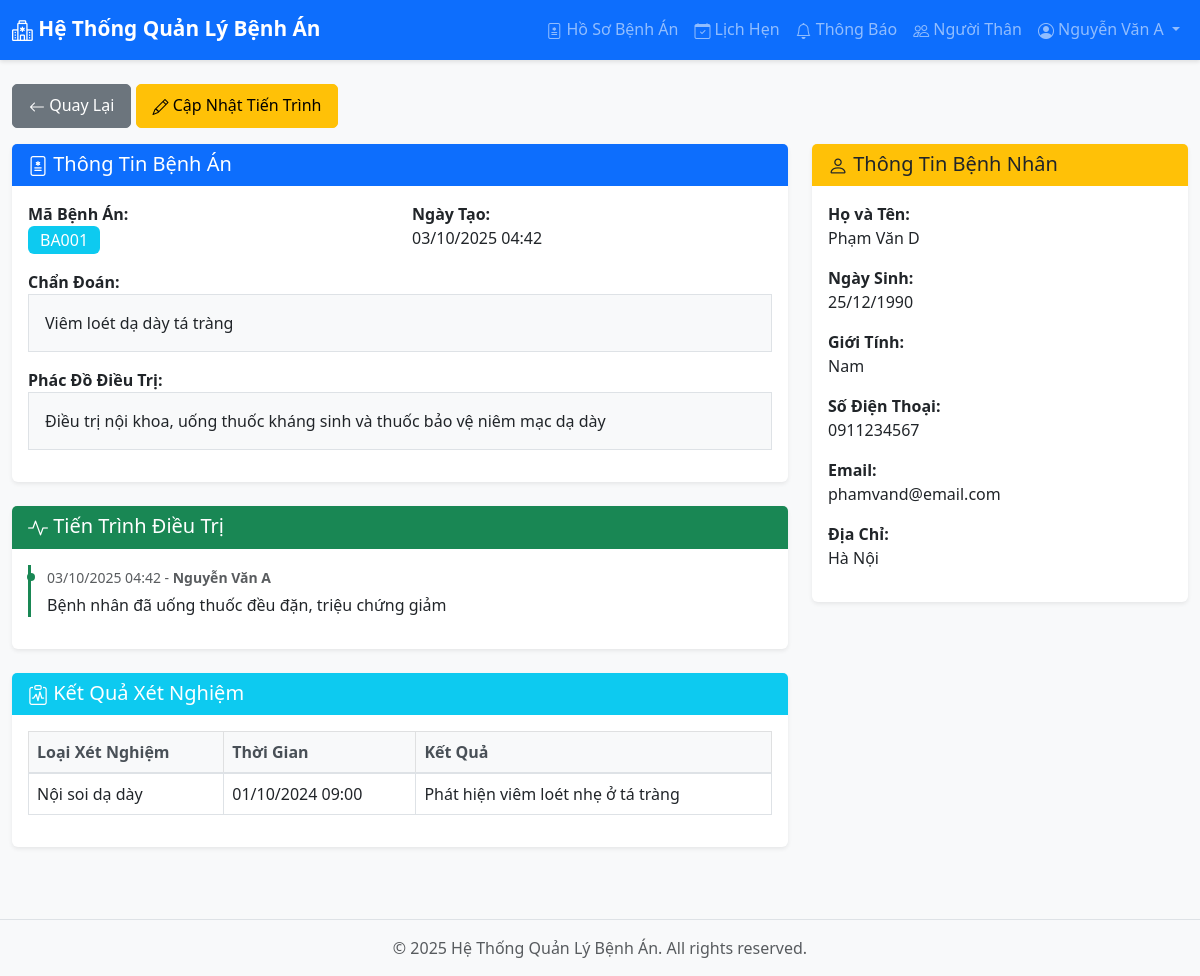
The app's page /modules/medical-records/view.php?id=1 (signed in) with its own data.
### tables this page shows
CREATE TABLE tien_trinh_dieu_tri (
    id INT AUTO_INCREMENT PRIMARY KEY,
    ho_so_benh_an_id INT NOT NULL,
    nguoi_cap_nhat INT,
    thoi_gian_cap_nhat DATETIME DEFAULT CURRENT_TIMESTAMP,
    ghi_chu TEXT,
    FOREIGN KEY (ho_so_benh_an_id) REFERENCES ho_so_benh_an(id),
    FOREIGN KEY (nguoi_cap_nhat) REFERENCES tai_khoan(id)
);

CREATE TABLE tai_khoan (
    id INT AUTO_INCREMENT PRIMARY KEY,
    ten_dang_nhap VARCHAR(100) UNIQUE NOT NULL,
    mat_khau VARCHAR(255) NOT NULL,
    email VARCHAR(255) UNIQUE,
    so_dien_thoai VARCHAR(20),
    ho_va_ten VARCHAR(255),
    ngay_sinh DATE,
    gioi_tinh ENUM('nam', 'nu', 'khac'),
    dia_chi VARCHAR(255),
    vai_tro ENUM('giam_doc', 'bac_si', 'nhan_vien', 'duoc_si', 'benh_nhan', 'nguoi_nha') NOT NULL,
    ngay_tao DATETIME DEFAULT CURRENT_TIMESTAMP,
    ngay_cap_nhat DATETIME DEFAULT CURRENT_TIMESTAMP ON UPDATE CURRENT_TIMESTAMP
);

CREATE TABLE ho_so_benh_an (
    id INT AUTO_INCREMENT PRIMARY KEY,
    benh_nhan_id INT NOT NULL,
    bac_si_id INT,
    ngay_tao DATETIME DEFAULT CURRENT_TIMESTAMP,
    ngay_cap_nhat DATETIME DEFAULT CURRENT_TIMESTAMP ON UPDATE CURRENT_TIMESTAMP,
    chan_doan TEXT,
    phac_do_dieu_tri TEXT,
    FOREIGN KEY (benh_nhan_id) REFERENCES benh_nhan(id),
    FOREIGN KEY (bac_si_id) REFERENCES bac_si(id)
);

CREATE TABLE benh_nhan (
    id INT AUTO_INCREMENT PRIMARY KEY,
    tai_khoan_id INT NOT NULL,
    ma_so_benh_an VARCHAR(50) UNIQUE,
    FOREIGN KEY (tai_khoan_id) REFERENCES tai_khoan(id)
);

CREATE TABLE thong_tin_xet_nghiem (
    id INT AUTO_INCREMENT PRIMARY KEY,
    ho_so_benh_an_id INT NOT NULL,
    loai_xet_nghiem VARCHAR(255),
    thoi_gian_xet_nghiem DATETIME,
    ket_qua TEXT,
    FOREIGN KEY (ho_so_benh_an_id) REFERENCES ho_so_benh_an(id)
);

### includes/functions.php (called while the page is built, shortened)
<?php
function isLoggedIn() {
    return isset($_SESSION['user_id']);
}
function getCurrentUser() {
    if (isLoggedIn()) {
        return [
            'id' => $_SESSION['user_id'] ?? null,
            'ten_dang_nhap' => $_SESSION['ten_dang_nhap'] ?? '',
            'ho_va_ten' => $_SESSION['ho_va_ten'] ?? '',
            'vai_tro' => $_SESSION['vai_tro'] ?? '',
            'email' => $_SESSION['email'] ?? ''
        ];
    }
    return null;
}
function formatDate($date, $format = 'd/m/Y') {
    return date($format, strtotime($date));
}
function formatDateTime($datetime, $format = 'd/m/Y H:i') {
    return date($format, strtotime($datetime));
}
?>

### config/Database.php (called while the page is built, shortened)
<?php
class Database {
    private $host = DB_HOST;
    private $db_name = DB_NAME;
    private $username = DB_USER;
    private $password = DB_PASS;
    private $charset = DB_CHARSET;
    private $conn = null;
    public function connect() {
        try {
            $dsn = "mysql:host={$this->host};dbname={$this->db_name};charset={$this->charset}";
            $options = [
                PDO::ATTR_ERRMODE => PDO::ERRMODE_EXCEPTION,
                PDO::ATTR_DEFAULT_FETCH_MODE => PDO::FETCH_ASSOC,
                PDO::ATTR_EMULATE_PREPARES => false,
            ];
            $this->conn = new PDO($dsn, $this->username, $this->password, $options);
            return $this->conn;
        } catch(PDOException $e) {
            echo "Lỗi kết nối: " . $e->getMessage();
            return null;
        }
    }
    public function query($sql, $params = []) {
        try {
            $stmt = $this->conn->prepare($sql);
            $stmt->execute($params);
            return $stmt;
        } catch(PDOException $e) {
            echo "Lỗi truy vấn: " . $e->getMessage();
            return false;
        }
    }
    public function fetchAll($sql, $params = []) {
        $stmt = $this->query($sql, $params);
        return $stmt ? $stmt->fetchAll() : [];
    }
    public function fetchOne($sql, $params = []) {
        $stmt = $this->query($sql, $params);
        return $stmt ? $stmt->fetch() : null;
    }
}
?>

### modules/medical-records/view.php (the view, shortened to what this page needs)
<?php
require_once '../../config/Database.php';
require_once '../../includes/functions.php';
$db = new Database();
$id = isset($_GET['id']) ? (int)$_GET['id'] : 0;
$sql = "SELECT
            hsba.*,
            bn.ma_so_benh_an,
            tk.ho_va_ten as ten_benh_nhan,
            tk.ngay_sinh,
            tk.gioi_tinh,
            tk.so_dien_thoai,
            tk.dia_chi,
            tk.email
        FROM ho_so_benh_an hsba
        JOIN benh_nhan bn ON hsba.benh_nhan_id = bn.id
        JOIN tai_khoan tk ON bn.tai_khoan_id = tk.id
        WHERE hsba.id = ?";
$record = $db->fetchOne($sql, [$id]);
$sql_tien_trinh = "SELECT tt.*, tk.ho_va_ten as nguoi_cap_nhat_ten
                   FROM tien_trinh_dieu_tri tt
                   JOIN tai_khoan tk ON tt.nguoi_cap_nhat = tk.id
                   WHERE tt.ho_so_benh_an_id = ?
                   ORDER BY tt.thoi_gian_cap_nhat DESC";
$tien_trinh = $db->fetchAll($sql_tien_trinh, [$id]);
$sql_xet_nghiem = "SELECT * FROM thong_tin_xet_nghiem
                   WHERE ho_so_benh_an_id = ?
                   ORDER BY thoi_gian_xet_nghiem DESC";
$xet_nghiem = $db->fetchAll($sql_xet_nghiem, [$id]);
include '../../includes/header.php';
?>
<div class="row">
    <div class="col-12">
        <div class="mb-3">
            <a href="list.php" class="btn btn-secondary">
                <i class="bi bi-arrow-left"></i> Quay Lại
            </a>
            <a href="update.php?id=<?php echo $id; ?>" class="btn btn-warning">
                <i class="bi bi-pencil"></i> Cập Nhật Tiến Trình
            </a>
        </div>
    </div>
</div>
<div class="row">
    <div class="col-lg-8">
        <div class="card shadow-sm mb-4">
            <div class="card-header bg-primary text-white">
                <h5 class="mb-0"><i class="bi bi-file-medical"></i> Thông Tin Bệnh Án</h5>
            </div>
            <div class="card-body">
                <div class="row mb-3">
                    <div class="col-md-6">
                        <strong>Mã Bệnh Án:</strong><br>
                        <span class="badge bg-info fs-6"><?php echo htmlspecialchars($record['ma_so_benh_an']); ?></span>
                    </div>
                    <div class="col-md-6">
                        <strong>Ngày Tạo:</strong><br>
                        <?php echo formatDateTime($record['ngay_tao']); ?>
                    </div>
                </div>
                <div class="mb-3">
                    <strong>Chẩn Đoán:</strong><br>
                    <p class="border p-3 bg-light"><?php echo nl2br(htmlspecialchars($record['chan_doan'])); ?></p>
                </div>
                <div class="mb-3">
                    <strong>Phác Đồ Điều Trị:</strong><br>
                    <p class="border p-3 bg-light"><?php echo nl2br(htmlspecialchars($record['phac_do_dieu_tri'])); ?></p>
                </div>
            </div>
        </div>
        <div class="card shadow-sm mb-4">
            <div class="card-header bg-success text-white">
                <h5 class="mb-0"><i class="bi bi-activity"></i> Tiến Trình Điều Trị</h5>
            </div>
            <div class="card-body">
                <?php if (empty($tien_trinh)): ?>
                    <p class="text-muted">Chưa có tiến trình điều trị.</p>
                <?php else: ?>
                    <div class="timeline">
                        <?php foreach ($tien_trinh as $tt): ?>
                            <div class="border-start border-3 border-success ps-3 mb-3">
                                <small class="text-muted">
                                    <?php echo formatDateTime($tt['thoi_gian_cap_nhat']); ?> -
                                    <strong><?php echo htmlspecialchars($tt['nguoi_cap_nhat_ten']); ?></strong>
                                </small>
                                <p class="mb-0 mt-1"><?php echo nl2br(htmlspecialchars($tt['ghi_chu'])); ?></p>
                            </div>
                        <?php endforeach; ?>
                    </div>
                <?php endif; ?>
            </div>
        </div>
        <div class="card shadow-sm">
            <div class="card-header bg-info text-white">
                <h5 class="mb-0"><i class="bi bi-clipboard-pulse"></i> Kết Quả Xét Nghiệm</h5>
            </div>
            <div class="card-body">
                <?php if (empty($xet_nghiem)): ?>
                    <p class="text-muted">Chưa có kết quả xét nghiệm.</p>
                <?php else: ?>
                    <div class="table-responsive">
                        <table class="table table-bordered">
                            <thead class="table-light">
                                <tr>
                                    <th>Loại Xét Nghiệm</th>
                                    <th>Thời Gian</th>
                                    <th>Kết Quả</th>
                                </tr>
                            </thead>
                            <tbody>
                                <?php foreach ($xet_nghiem as $xn): ?>
                                    <tr>
                                        <td><?php echo htmlspecialchars($xn['loai_xet_nghiem']); ?></td>
                                        <td><?php echo formatDateTime($xn['thoi_gian_xet_nghiem']); ?></td>
                                        <td><?php echo nl2br(htmlspecialchars($xn['ket_qua'])); ?></td>
                                    </tr>
                                <?php endforeach; ?>
                            </tbody>
                        </table>
                    </div>
                <?php endif; ?>
            </div>
        </div>
    </div>
    <div class="col-lg-4">
        <div class="card shadow-sm">
            <div class="card-header bg-warning">
                <h5 class="mb-0"><i class="bi bi-person"></i> Thông Tin Bệnh Nhân</h5>
            </div>
            <div class="card-body">
                <p><strong>Họ và Tên:</strong><br><?php echo htmlspecialchars($record['ten_benh_nhan']); ?></p>
                <p><strong>Ngày Sinh:</strong><br><?php echo formatDate($record['ngay_sinh']); ?></p>
                <p><strong>Giới Tính:</strong><br>
                    <?php
                    $gioi_tinh_map = ['nam' => 'Nam', 'nu' => 'Nữ', 'khac' => 'Khác'];
                    echo $gioi_tinh_map[$record['gioi_tinh']] ?? '';
                    ?>
                </p>
                <p><strong>Số Điện Thoại:</strong><br><?php echo htmlspecialchars($record['so_dien_thoai']); ?></p>
                <p><strong>Email:</strong><br><?php echo htmlspecialchars($record['email']); ?></p>
                <p><strong>Địa Chỉ:</strong><br><?php echo htmlspecialchars($record['dia_chi']); ?></p>
            </div>
        </div>
    </div>
</div>
<?php include '../../includes/footer.php'; ?>

### includes/header.php (shortened to what this page needs)
<?php
$currentUser = null;
if (function_exists('getCurrentUser')) {
    $currentUser = getCurrentUser();
}
?>
<!DOCTYPE html>
<html lang="vi">
<head>
    <link href="https://cdn.jsdelivr.net/npm/bootstrap@5.3.0/dist/css/bootstrap.min.css" rel="stylesheet">
    <link href="https://cdn.jsdelivr.net/npm/bootstrap-icons@1.11.0/font/bootstrap-icons.css" rel="stylesheet">
    <link href="<?php echo SITE_URL; ?>/assets/css/style.css" rel="stylesheet">
</head>
<body>
    <nav class="navbar navbar-expand-lg navbar-dark bg-primary">
        <div class="container-fluid">
            <a class="navbar-brand" href="<?php echo SITE_URL; ?>/index.php">
                <i class="bi bi-hospital"></i> <?php echo SITE_NAME; ?>
            </a>
            <div class="collapse navbar-collapse" id="navbarNav">
                <ul class="navbar-nav ms-auto">
                    <?php if (isLoggedIn()): ?>
                        <?php if (isset($_SESSION['vai_tro']) && $_SESSION['vai_tro'] === 'bac_si'): ?>
                            <li class="nav-item">
                                <a class="nav-link" href="<?php echo SITE_URL; ?>/modules/medical-records/list.php">
                                    <i class="bi bi-file-medical"></i> Hồ Sơ Bệnh Án
                                </a>
                            </li>
                            <li class="nav-item">
                                <a class="nav-link" href="<?php echo SITE_URL; ?>/modules/appointments/list.php">
                                    <i class="bi bi-calendar-check"></i> Lịch Hẹn
                                </a>
                            </li>
                            <li class="nav-item">
                                <a class="nav-link" href="<?php echo SITE_URL; ?>/modules/notifications/list.php">
                                    <i class="bi bi-bell"></i> Thông Báo
                                </a>
                            </li>
                            <li class="nav-item">
                                <a class="nav-link" href="<?php echo SITE_URL; ?>/modules/relatives/list.php">
                                    <i class="bi bi-people"></i> Người Thân
                                </a>
                            </li>
                        <?php endif; ?>
                        <li class="nav-item dropdown">
                            <a class="nav-link dropdown-toggle" href="#" id="userDropdown" role="button" data-bs-toggle="dropdown">
                                <i class="bi bi-person-circle"></i> <?php echo $currentUser['ho_va_ten'] ?? 'User'; ?>
                            </a>
                        </li>
                    <?php endif; ?>
                </ul>
            </div>
        </div>
    </nav>
    <main class="container-fluid mt-4">

### includes/footer.php (shortened to what this page needs)
    </main>
    <footer class="footer mt-5 py-3 bg-light">
        <div class="container text-center">
            <span class="text-muted">&copy; <?php echo date('Y'); ?> <?php echo SITE_NAME; ?>. All rights reserved.</span>
        </div>
    </footer>
</body>
</html>

### assets/css/style.css (style rules this page uses)
:root { --primary-color: #0d6efd; --secondary-color: #6c757d; --success-color: #198754; --danger-color: #dc3545; --warning-color: #ffc107; --info-color: #0dcaf0; }
body { font-family: 'Segoe UI', Tahoma, Geneva, Verdana, sans-serif; background-color: #f8f9fa; min-height: 100vh; }
.navbar { box-shadow: 0 2px 4px rgba(0,0,0,.1); }
.navbar-brand { font-weight: bold; font-size: 1.3rem; }
.card { border: none; margin-bottom: 1.5rem; transition: transform 0.2s, box-shadow 0.2s; }
.card-header { border-bottom: none; font-weight: 600; }
.table { background-color: white; }
.table thead th { border-bottom: 2px solid #dee2e6; font-weight: 600; color: #495057; }
.btn { border-radius: 5px; padding: 8px 16px; font-weight: 500; transition: all 0.3s; }
.footer { margin-top: auto; border-top: 1px solid #dee2e6; }
.timeline { position: relative; }
.timeline .border-start { padding-left: 1.5rem; position: relative; }
.timeline .border-start::before { content: ''; position: absolute; left: -4px; top: 8px; width: 8px; height: 8px; background: #198754; border-radius: 50%; }
.badge { padding: 6px 12px; font-weight: 500; }
.bi { vertical-align: -0.125em; }
.card, .alert { animation: fadeIn 0.3s ease-in-out; }

### records on screen
tien_trinh_dieu_tri: nguoi_cap_nhat.ho_va_ten "Nguyễn Văn A", thoi_gian_cap_nhat "03/10/2025 04:42", ghi_chu "Bệnh nhân đã uống thuốc đều đặn, triệu chứng giảm"
ho_so_benh_an: benh_nhan.ma_so_benh_an "BA001", ngay_tao "03/10/2025 04:42", chan_doan "Viêm loét dạ dày tá tràng", phac_do_dieu_tri "Điều trị nội khoa, uống thuốc kháng sinh và thuốc bảo vệ niêm mạc dạ dày", tai_khoan.ho_va_ten "Phạm Văn D", tai_khoan.ngay_sinh "25/12/1990", tai_khoan.gioi_tinh "Nam", tai_khoan.so_dien_thoai "0911234567", tai_khoan.email "phamvand@email.com", tai_khoan.dia_chi "Hà Nội"
thong_tin_xet_nghiem: loai_xet_nghiem "Nội soi dạ dày", thoi_gian_xet_nghiem "01/10/2024 09:00", ket_qua "Phát hiện viêm loét nhẹ ở tá tràng"

### other values on screen
SITE_NAME "Hệ Thống Quản Lý Bệnh Án"
